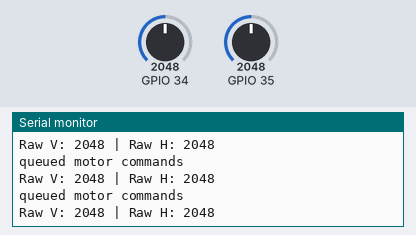
Simulated run of this program. Board: ESP32. On the bench: the last lines printed to the serial monitor. The inputs (shaded band) are chosen by the test bench; at power-on: GPIO 34 = 2048, GPIO 35 = 2048.

Above: at 1.2 s.
1.3 s: GPIO 34 set to 1915
At 1.32 s:
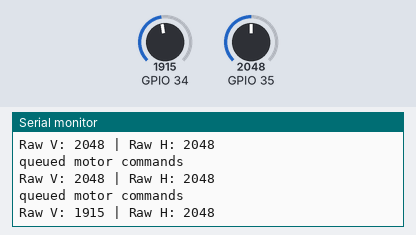
2.8 s: GPIO 35 set to 1915
At 2.83 s:
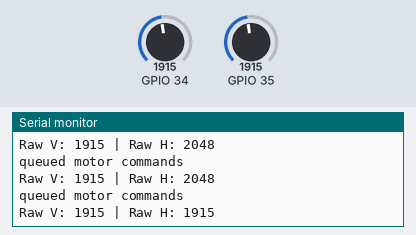
4.3 s: GPIO 34 set to 1995
At 4.34 s:
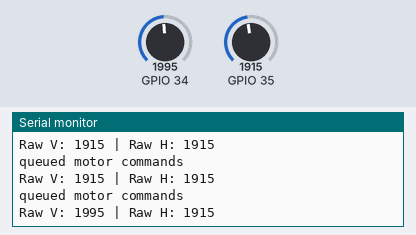
5.8 s: GPIO 35 set to 1995
At 5.85 s:
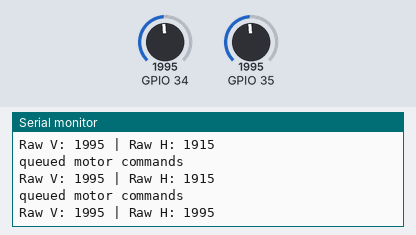
Timing chart, 0 to 8.3 s (numbered marks = the images above; inputs shaded):
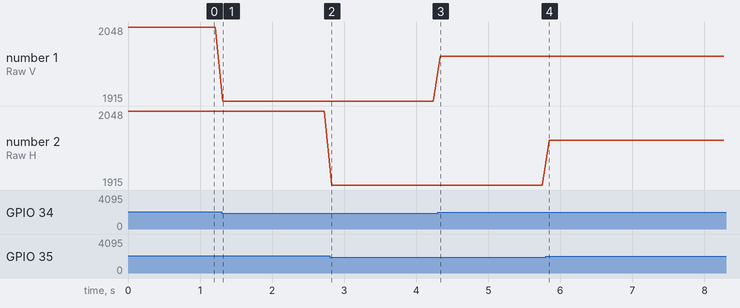

The program:

main.cpp
```cpp
#include <Arduino.h>
#include <WiFi.h>
#include <esp_now.h>

float throttle;
float steering;
float left_Motor;
float right_Motor;

uint8_t carAddress[] = {0xB0, 0xCB, 0xD8, 0xCE, 0xAE, 0x50};//mac address of the car's ESP 32

struct MotorData { //data struct
    float left;
    float right;
};

void setup(){
    Serial.begin(115200);/*Initialize serial communication at 115200 baud*/
    WiFi.mode(WIFI_STA); // putting the esp32 in station mode
    if(esp_now_init()!=ESP_OK){
        Serial.print("Initialization failed");
        return;
    }
    Serial.print("Initialization Successful");
    esp_now_peer_info_t peerInfo = {}; //peer struct
    peerInfo.channel = 0; //wifi channel
    peerInfo.encrypt = false;
    memcpy(peerInfo.peer_addr, carAddress, 6);//copying the mac address to peer address
    //registering the peer
    if (esp_now_add_peer(&peerInfo) != ESP_OK) {
    Serial.println("Failed to add peer");
    return;
}
Serial.println("Peer registered successfully");
}

void loop(){
    int vertical = analogRead(34);
    int horizontal = analogRead(35);
    Serial.printf("Raw V: %d | Raw H: %d\n", vertical, horizontal);
    // making a deadzone around the center
    if(abs((vertical-1860)) < 50){
        vertical = 1930;
    }
    if(abs((horizontal-1885)) < 50){
        horizontal = 1955;
    }

    //normalizing the vertical/horizontal readings, so I can understand them
    if(vertical >= 1930){
        throttle = static_cast<float>(vertical-1930)/2165;
    }
    else{
        throttle = static_cast<float>(vertical-1930)/1930.0;
    }

    if(horizontal >= 1955){
        steering = static_cast<float>(1955-horizontal)/2140;
    }
    else{
        steering = static_cast<float>(horizontal-1955)/-1955;
    }

    //calculating the motor commands using differential steering
    left_Motor = constrain(throttle+steering,-1,1); // using clamping to make sure it stays between -1 and 1
    right_Motor = constrain(throttle-steering,-1,1);

    // joystick's center values keep flunctating so im adding a larger deadzone
    if (abs(left_Motor) < 0.20f) left_Motor = 0;
    if (abs(right_Motor) < 0.20f) right_Motor = 0;

    delay(100);//waiting a 100ms before sending the updated position

    // sending joystick readings to car's esp32
    MotorData motorData = {left_Motor, right_Motor};
    esp_err_t result = esp_now_send(
        carAddress,
        reinterpret_cast<const uint8_t*>(&motorData),
        sizeof(motorData)
    );
    if (result == ESP_OK) {
        Serial.println("queued motor commands");
    } else {
        Serial.println("failed to send ");
    }

}   
```

Measured:
- after the input at 1.3 s, the serial monitor: prints a new line at once (image 1)
- after the input at 2.8 s, the serial monitor: prints a new line at once (image 2)
- after the input at 4.3 s, the serial monitor: prints a new line at once (image 3)
- after the input at 5.8 s, the serial monitor: prints a new line after 0.05 s (image 4)
- plotted number 1: 2048 → 1915 after the input at 1.3 s, 1915 → 1995 after the input at 4.3 s
